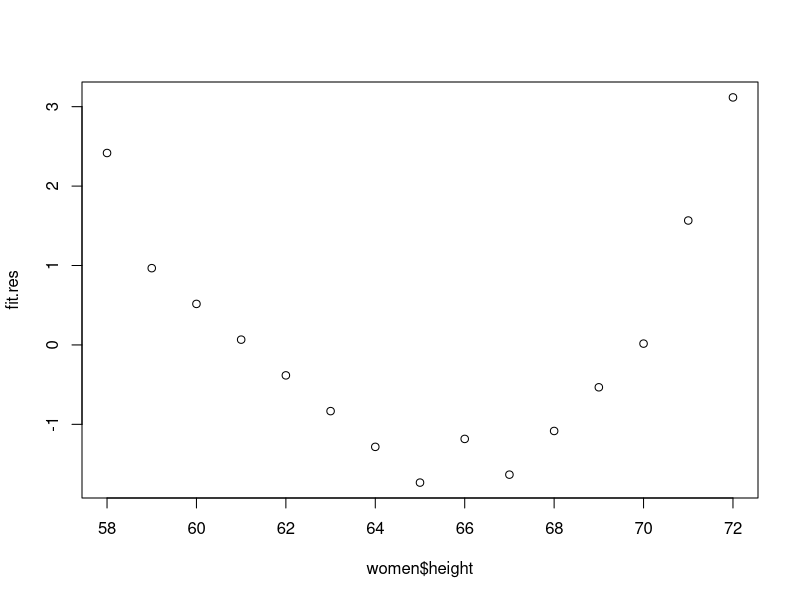
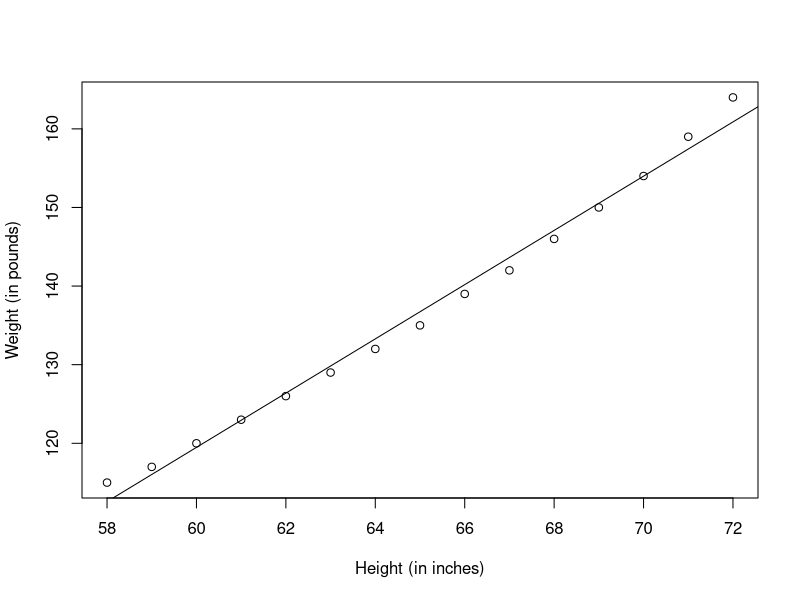
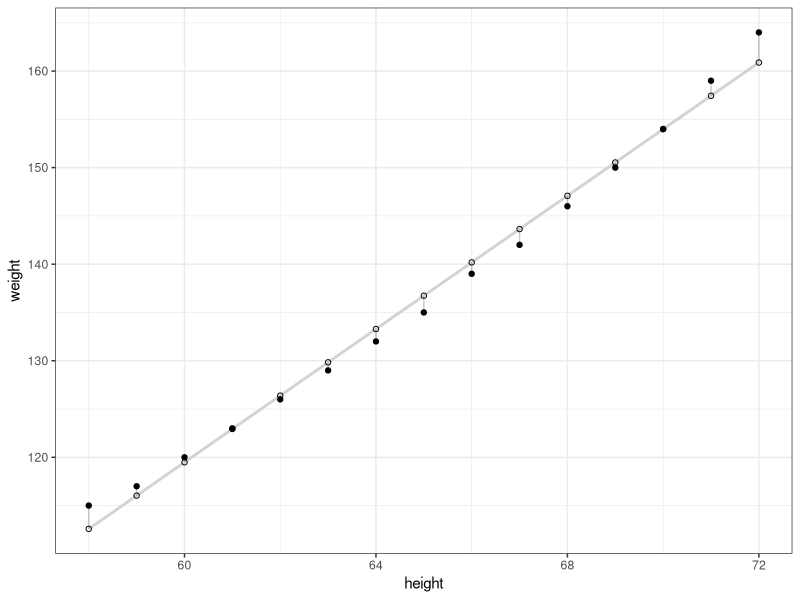
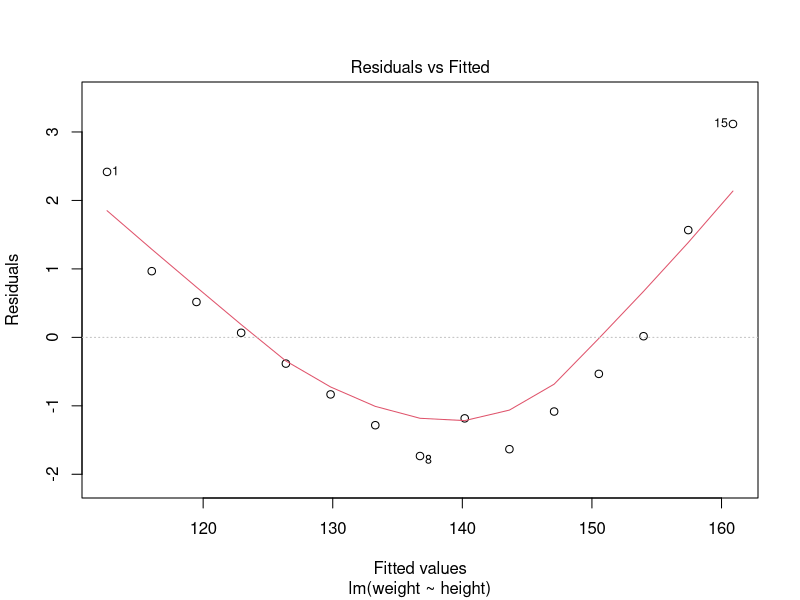
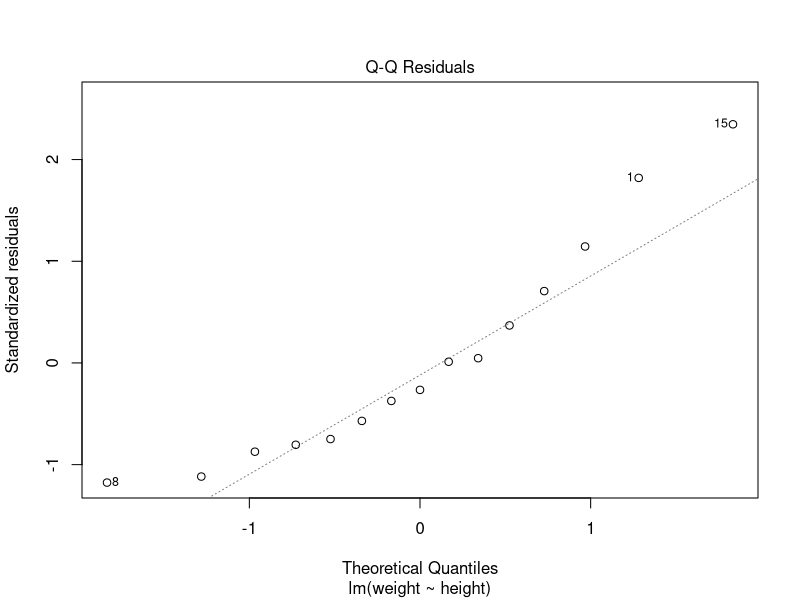
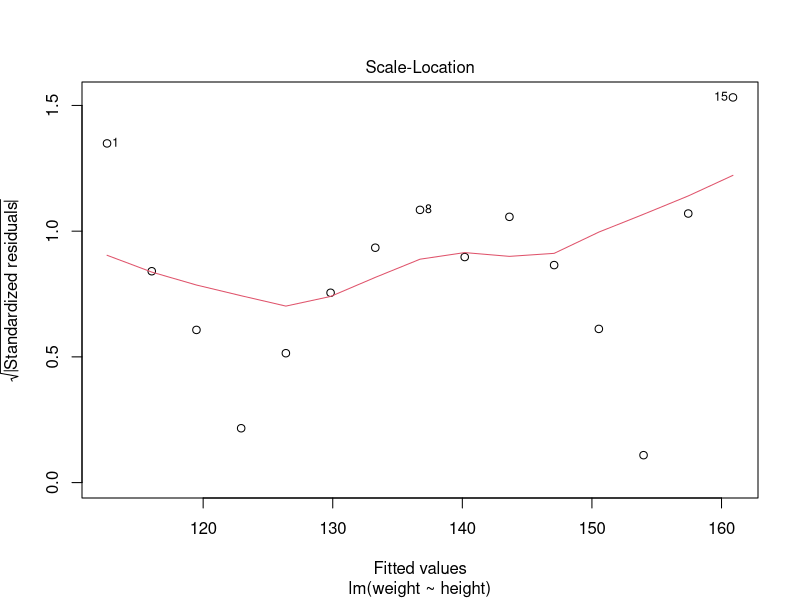
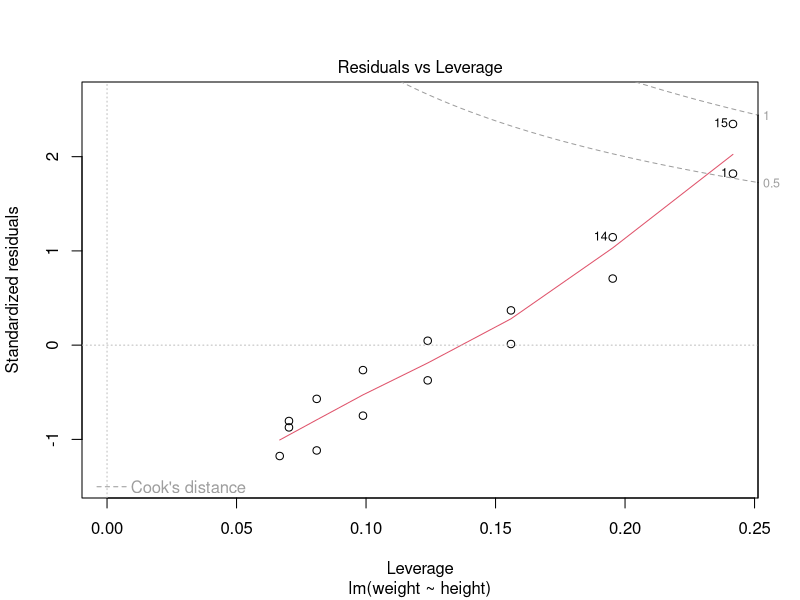

Here is the R script that generated these plots, in order:
## ---- chunk 1
library(ggplot2)
## ---- chunk 2
help(women)
fit <- lm(weight ~ height, data=women)
summary(fit)
## ---- chunk 3
fit.res <- fit$residuals
mean(fit.res)
plot(women$height, fit.res)
## ---- chunk 4
women$weight
## ---- chunk 5
residuals(fit)
## ---- chunk 6
#par(mfrow=c(1,1))
plot(women$height,women$weight,
               xlab="Height (in inches)",
               ylab="Weight (in pounds)") 

abline(fit)
## ---- chunk 7
library(ggplot2)
women$predicted <- predict(fit) 
ggplot(women, aes(x = height, y = weight)) +
  geom_smooth(method = "lm", se = FALSE, color = "lightgrey") +  
  geom_segment(aes(xend = height, yend = predicted), alpha = .2) +
  geom_point() +
  geom_point(aes(y = predicted), shape = 1) +
  theme_bw() 
## ---- chunk 8
fit <- lm(weight ~ height, data=women)
#par(mfrow=c(2,2))
plot(fit)
